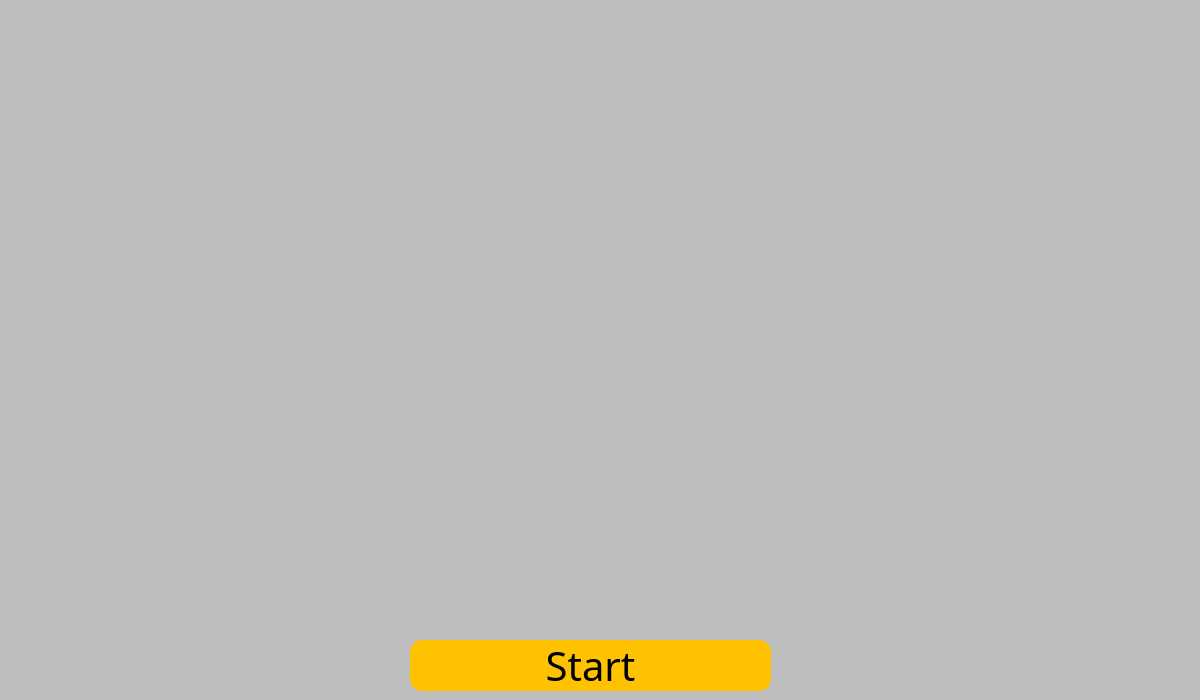
<?xml version="1.0" encoding="UTF-8"?>
<ui version="4.0">
 <class>intro</class>
 <widget class="QDialog" name="intro">
  <property name="geometry">
   <rect>
    <x>0</x>
    <y>0</y>
    <width>1200</width>
    <height>700</height>
   </rect>
  </property>
  <property name="windowTitle">
   <string>Dialog</string>
  </property>
  <property name="styleSheet">
   <string notr="true">background-color: #BDBDBD;</string>
  </property>
  <widget class="QLabel" name="intro_vedio">
   <property name="geometry">
    <rect>
     <x>0</x>
     <y>0</y>
     <width>1200</width>
     <height>700</height>
    </rect>
   </property>
   <property name="text">
    <string/>
   </property>
  </widget>
  <widget class="QPushButton" name="start">
   <property name="geometry">
    <rect>
     <x>410</x>
     <y>640</y>
     <width>361</width>
     <height>51</height>
    </rect>
   </property>
   <property name="font">
    <font>
     <family>BAXAUTRIAL</family>
     <pointsize>30</pointsize>
    </font>
   </property>
   <property name="styleSheet">
    <string notr="true">background-color: #FFC200;
border-radius: 12;
color: black;</string>
   </property>
   <property name="text">
    <string>Start</string>
   </property>
  </widget>
  <widget class="QLabel" name="label">
   <property name="geometry">
    <rect>
     <x>990</x>
     <y>20</y>
     <width>181</width>
     <height>181</height>
    </rect>
   </property>
   <property name="text">
    <string/>
   </property>
  </widget>
 </widget>
 <resources/>
 <connections/>
</ui>
